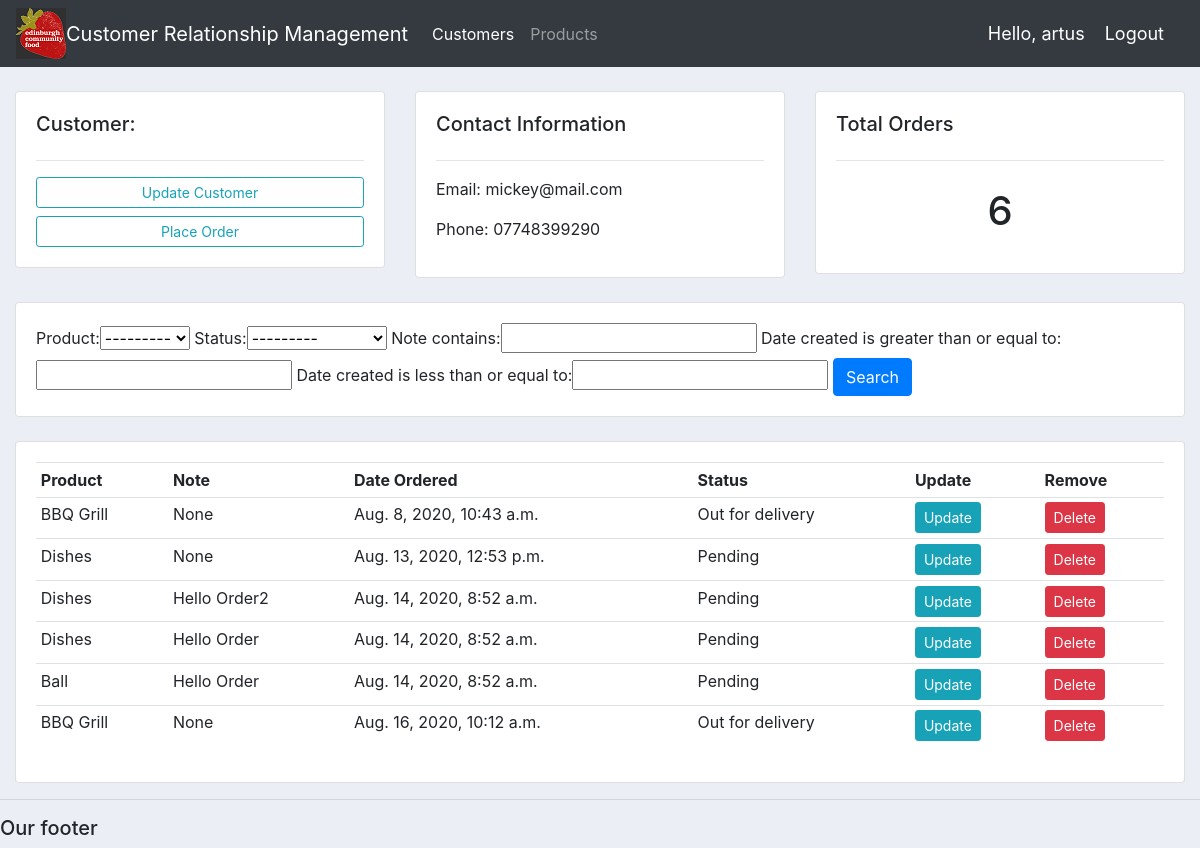
The app's page /customer/1 (signed in), older data.
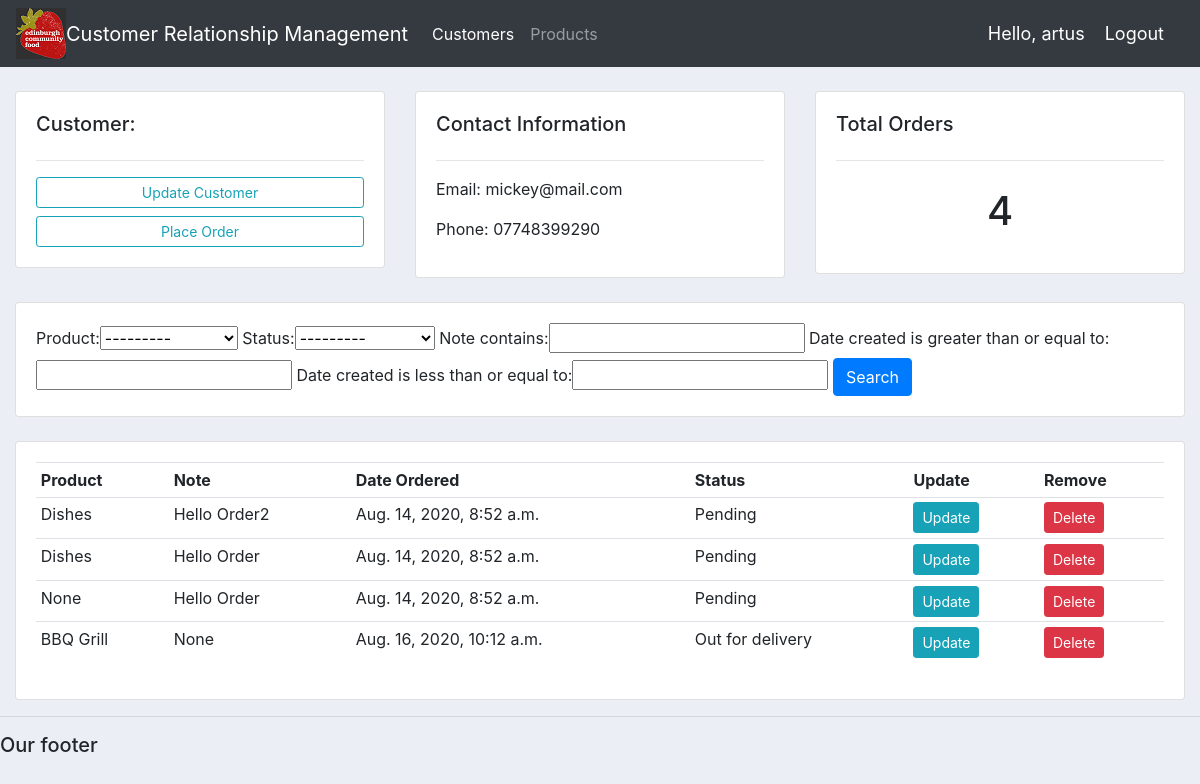
The same page, newer data.
### accounts/models.py (models this page shows, shortened)
class Order(models.Model):
        STATUS = (
                ('Pending', 'Pending'),
                ('Out for delivery', 'Out for delivery'),
                ('Delivered', 'Delivered'),
                )
        customer = models.ForeignKey(Customer, null=True, on_delete=models.SET_NULL)
        product = models.ForeignKey(Product, null=True, on_delete=models.SET_NULL)
        date_created = models.DateTimeField(auto_now_add=True, null=True)
        status = models.CharField(max_length=200, null=True, choices=STATUS)
        note = models.CharField(max_length=1000, null=True)

class Product(models.Model):
        CATEGORY = (
                ('Indoor', 'Indoor'),
                ('Out Door', 'Out Door'),
                )
        name = models.CharField(max_length=200, null=True)
        price = models.FloatField(null=True)
        category = models.CharField(max_length=200, null=True, choices=CATEGORY)
        description = models.CharField(max_length=200, null=True, blank=True)
        date_created = models.DateTimeField(auto_now_add=True, null=True)
        tags = models.ManyToManyField(Tag)
        def __str__(self):
	        return self.name

### accounts/decorators.py (the view)
		def wrapper_func(request, *args, **kwargs):
			group = None
			if request.user.groups.exists():
				group = request.user.groups.all()[0].name
			if group in allowed_roles:
				return view_func(request, *args, **kwargs)
			else:
				return HttpResponse('You are not authorized to view this page')

### accounts/views.py (called while the page is built)
@login_required(login_url='login')
@allowed_users(allowed_roles=['admin'])
def customer(request, pk):
    customer = Customer.objects.get(id=pk)
    orders = customer.order_set.all()
    order_count = orders.count()
    myFilter = OrderFilter(request.GET, queryset=orders)
    orders = myFilter.qs
    context = {'customer':customer, 'orders': orders, 'order_count': order_count, 'myFilter': myFilter}
    return render(request, 'accounts/customer.html', context)

### accounts/templates/accounts/customer.html
{%  extends 'accounts/main.html' %}
{% block content %}
	<br>
<div class="row">
	<div class="col-md">
		<div class="card card-body">
			<h5>Customer:</h5>
			<hr>
			<a class="btn btn-outline-info  btn-sm btn-block" href="">Update Customer</a>
			<a class="btn btn-outline-info  btn-sm btn-block" href="{% url 'create_order' customer.id %}">Place Order</a>
		</div>
	</div>
	<div class="col-md">
		<div class="card card-body">
			<h5>Contact Information</h5>
			<hr>
			<p>Email: {{customer.email}} </p>
			<p>Phone: {{customer.phone}} </p>
		</div>
	</div>
	<div class="col-md">
		<div class="card card-body">
			<h5>Total Orders</h5>
			<hr>
			<h1 style="text-align: center;padding: 10px">{{ order_count }}</h1>
		</div>
	</div>
</div>
<br>
<div class="row">
	<div class="col-md">
		<div class="card card-body">
			<form method="get">
				{{ myFilter.form }}
		    <button class="btn btn-primary" type="submit">Search</button>
		  </form>
		</div>
	</div>
</div>
<br>
<div class="row">
	<div class="col-md">
		<div class="card card-body">
			<table class="table table-sm">
				<tr>
					<th>Product</th>
					<th>Note</th>
					<th>Date Ordered</th>
					<th>Status</th>
					<th>Update</th>
					<th>Remove</th>
				</tr>
				{% for order in orders %}
				<tr>
					<td>{{order.product}}</td>
					<td>{{order.note}}</td>
					<td>{{order.date_created}}</td>
					<td>{{order.status}}</td>
					<td><a class="btn btn-sm btn-info" href="{% url 'update_order' order.id %}">Update</a></td>
					<td><a class="btn btn-sm btn-danger" href="{% url 'delete_order' order.id %}">Delete</a></td>
				</tr>
				{% endfor %}
			</table>
		</div>
	</div>
</div>
{% endblock %}

Row changes from the older to the newer data that the page shows:
removed Order: product "BBQ Grill", note "None", date_created "Aug. 8, 2020, 10:43 a.m.", status "Out for delivery"
removed Order: product "Dishes", note "None", date_created "Aug. 13, 2020, 12:53 p.m.", status "Pending"
changed Order (number 3 of 4 on the later page): product "Ball" → "None"
Text that changed along with them:
{{ order_count }}: "6" → "4"
